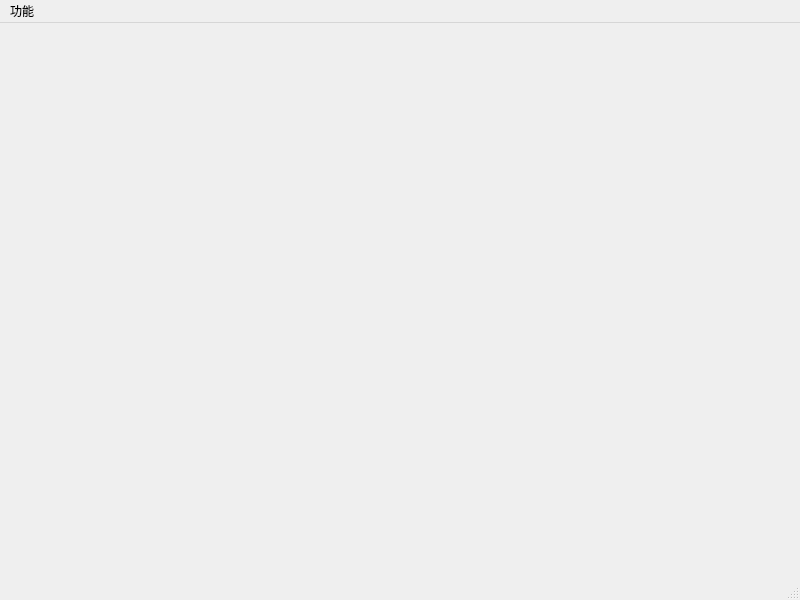
<?xml version="1.0" encoding="UTF-8"?>
<ui version="4.0">
 <class>CodeSophia</class>
 <widget class="QMainWindow" name="CodeSophia">
  <property name="geometry">
   <rect>
    <x>0</x>
    <y>0</y>
    <width>800</width>
    <height>600</height>
   </rect>
  </property>
  <property name="windowTitle">
   <string>CodeSophia 2</string>
  </property>
  <widget class="QWidget" name="centralwidget"/>
  <widget class="QMenuBar" name="menubar">
   <property name="geometry">
    <rect>
     <x>0</x>
     <y>0</y>
     <width>800</width>
     <height>22</height>
    </rect>
   </property>
   <widget class="QMenu" name="menu">
    <property name="title">
     <string>功能</string>
    </property>
    <addaction name="action"/>
    <addaction name="action_2"/>
    <addaction name="action_3"/>
    <addaction name="action_4"/>
    <addaction name="action_5"/>
   </widget>
   <addaction name="menu"/>
  </widget>
  <widget class="QStatusBar" name="statusbar"/>
  <action name="action">
   <property name="text">
    <string>生成声明</string>
   </property>
  </action>
  <action name="action_2">
   <property name="text">
    <string>生成函数</string>
   </property>
  </action>
  <action name="action_3">
   <property name="text">
    <string>生成宏</string>
   </property>
  </action>
  <action name="action_4">
   <property name="text">
    <string>生成结构体</string>
   </property>
  </action>
  <action name="action_5">
   <property name="text">
    <string>结构体打印</string>
   </property>
  </action>
 </widget>
 <resources/>
 <connections/>
</ui>
